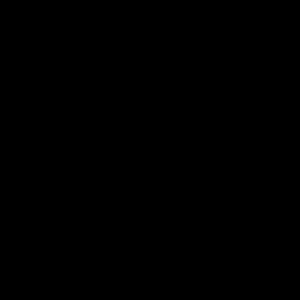
Frame 1 (no input)
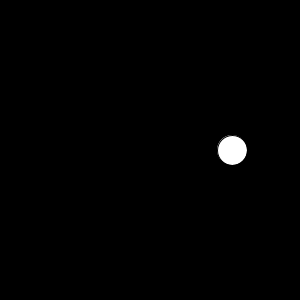
Frame 60 (the mouse pressed at the canvas centre just before this capture)
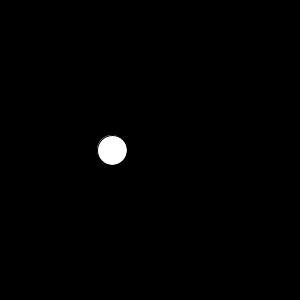
Frame 120 (the mouse held since frame 60 and released just before this capture)

The Processing sketch that drew these frames (run headless with seeded random() and noise(); from frame 60 on, the mouse is pressed at the canvas centre):

// Processing sketch: processing_animation_example
// ── processing_animation_example.pde
int xPos = 350; // outside the sketch window for this size graphic
void setup(){
size(300, 300);
}
 
void draw(){
  background(0);
  ellipse(xPos, 150, 30, 30);
  xPos -=2;
  // here's the test and reset
  if(xPos < -20){
    xPos = 350;
  }
}
